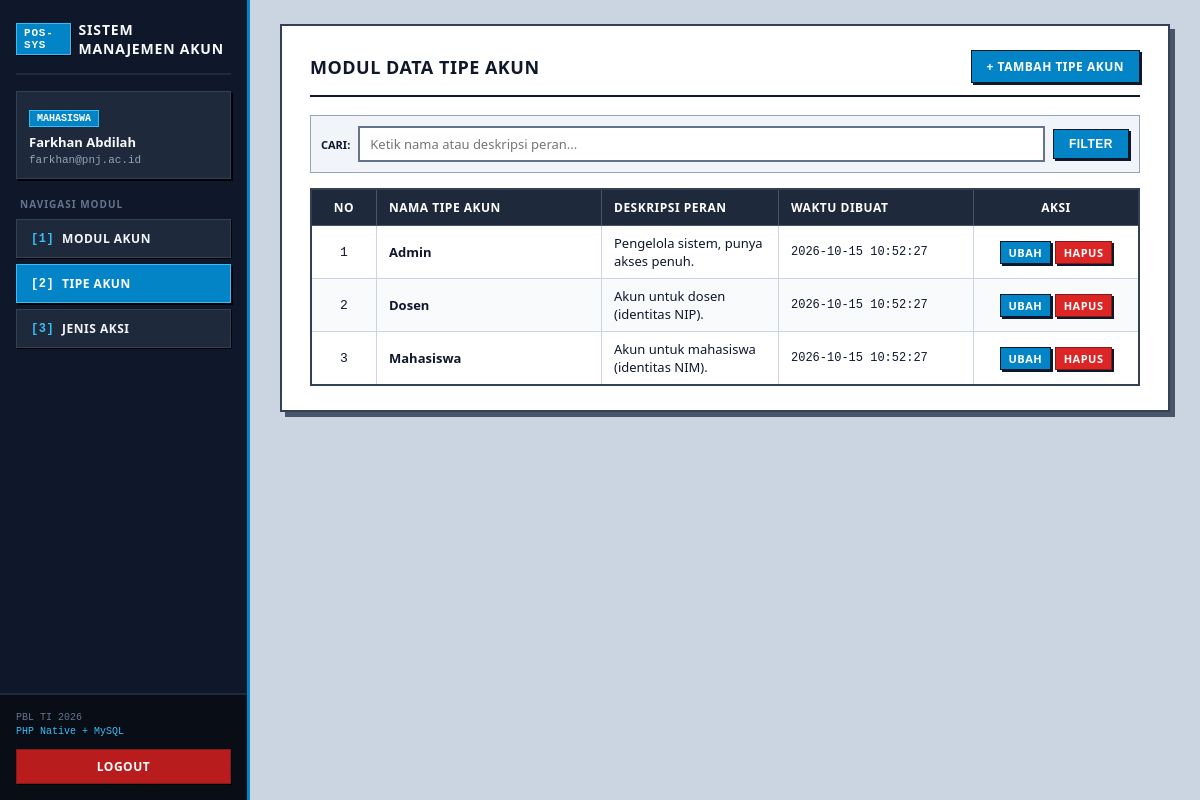
/tipe_akun/index.php (signed in), run on the app's committed database.
### tables this page shows
CREATE TABLE IF NOT EXISTS account_type (
    id CHAR(36) PRIMARY KEY,
    name VARCHAR(128) NOT NULL,
    description TEXT,
    created_at DATETIME NOT NULL,
    updated_at DATETIME NOT NULL,
    deleted_at DATETIME NULL
);

### tipe_akun/index.php (the view, shortened to what this page needs)
<?php
require_once "../koneksi.php";
require_once "../header.php";
$cari = isset($_GET['cari']) ? mysqli_real_escape_string($koneksi, trim($_GET['cari'])) : '';
$sql = "SELECT * FROM account_type WHERE deleted_at IS NULL";
$sql .= " ORDER BY created_at DESC";
$result = mysqli_query($koneksi, $sql);
?>
<div class="container">
    <div class="page-header">
        <h2>MODUL DATA TIPE AKUN</h2>
        <a href="tambah.php" class="btn">+ Tambah Tipe Akun</a>
    </div>
    <form method="GET" action="index.php" class="search-bar">
        <strong style="font-size: 11px; text-transform: uppercase;">Cari:</strong>
        <input type="text" name="cari" placeholder="Ketik nama atau deskripsi peran..." value="<?= htmlspecialchars($cari); ?>">
        <button type="submit" class="btn">Filter</button>
    </form>
    <table>
        <thead>
            <tr>
                <th style="width: 40px; text-align: center;">No</th>
                <th style="width: 200px;">Nama Tipe Akun</th>
                <th>Deskripsi Peran</th>
                <th style="width: 170px;">Waktu Dibuat</th>
                <th style="width: 140px; text-align: center;">Aksi</th>
            </tr>
        </thead>
        <tbody>
            <?php
            $no = 1;
            if ($result && mysqli_num_rows($result) > 0):
                while ($row = mysqli_fetch_assoc($result)):
            ?>
                <tr>
                    <td style="text-align: center; font-family: Consolas, monospace;"><?= $no++; ?></td>
                    <td><strong><?= htmlspecialchars($row['name']); ?></strong></td>
                    <td><?= htmlspecialchars($row['description']); ?></td>
                    <td style="font-family: Consolas, monospace; font-size: 12px;"><?= htmlspecialchars($row['created_at']); ?></td>
                    <td style="text-align: center;">
                        <a href="edit.php?id=<?= urlencode($row['id']); ?>" class="btn" style="padding: 3px 8px; font-size: 11px;">Ubah</a>
                        <a href="hapus.php?id=<?= urlencode($row['id']); ?>" class="btn btn-danger" style="padding: 3px 8px; font-size: 11px;" onclick="return confirm('Hapus tipe akun ini?');">Hapus</a>
                    </td>
                </tr>
            <?php
                endwhile;
            else:
            ?>
                <tr>
                    <td colspan="5" style="text-align: center; color: #64748b; padding: 20px;">[ TIDAK ADA DATA TIPE AKUN ]</td>
                </tr>
            <?php endif; ?>
        </tbody>
    </table>
</div>
</body>
</html>

### header.php (style rules this page uses)
body { font-family: "Segoe UI", Tahoma, Arial, sans-serif; background-color: #cbd5e1; margin: 0; padding: 24px 30px 40px 280px; color: #0f172a; box-sizing: border-box; min-height: 100vh; }
.container { max-width: 1100px; margin: 0 auto; background-color: #ffffff; padding: 24px 28px; border: 2px solid #334155; box-shadow: 5px 5px 0px #475569; box-sizing: border-box; }
.page-header { display: flex; justify-content: space-between; align-items: center; border-bottom: 2px solid #0f172a; padding-bottom: 12px; margin-bottom: 18px; }
.page-header h2 { margin: 0; font-size: 18px; text-transform: uppercase; letter-spacing: 0.5px; color: #0f172a; }
table { width: 100%; border-collapse: collapse; margin-top: 15px; border: 2px solid #334155; background-color: #ffffff; }
table th { background-color: #1e293b; color: #ffffff; padding: 9px 12px; font-size: 12px; font-weight: 700; text-transform: uppercase; letter-spacing: 0.5px; border: 1px solid #475569; text-align: left; }
table td { padding: 8px 12px; font-size: 13px; border: 1px solid #cbd5e1; vertical-align: middle; }
table tbody tr:nth-child(even) { background-color: #f8fafc; }
input[type="text"], input[type="email"], input[type="password"], select, textarea { width: 100%; padding: 8px 10px; margin: 2px 0 14px 0; display: inline-block; border: 2px solid #64748b; border-radius: 0; background-color: #ffffff; box-sizing: border-box; font-size: 13px; font-family: inherit; }
.btn { background-color: #0284c7; color: #ffffff; padding: 7px 15px; border: 1px solid #0f172a; border-radius: 0; cursor: pointer; text-decoration: none; display: inline-block; font-size: 12px; font-weight: 700; text-transform: uppercase; letter-spacing: 0.5px; box-shadow: 2px 2px 0px #0f172a; }
.btn-danger { background-color: #dc2626; border-color: #7f1d1d; }
.search-bar { display: flex; gap: 8px; background-color: #f1f5f9; padding: 10px; border: 1px solid #94a3b8; margin-bottom: 15px; align-items: center; }
.search-bar input[type="text"] { margin: 0; flex-grow: 1; padding: 7px 10px; }

### data on the page
account_type: name "Admin", description "Pengelola sistem, punya akses penuh.", created_at "2026-10-15 10:52:27"
account_type: name "Dosen", description "Akun untuk dosen (identitas NIP).", created_at "2026-10-15 10:52:27"
account_type: name "Mahasiswa", description "Akun untuk mahasiswa (identitas NIM).", created_at "2026-10-15 10:52:27"

### other printed values
$user_role "MAHASISWA"
$_SESSION['nama'] "Farkhan Abdilah"
$_SESSION['email'] "farkhan@pnj.ac.id"
